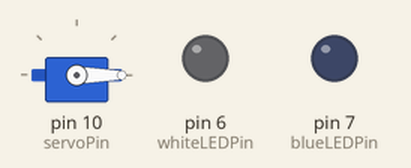
The sketch below on a simulated Arduino Uno, built with avr-gcc and run on an emulated ATmega328P. On the bench: servo, output pins drawn as LEDs (lit = HIGH).

Above: at 0.05 s.
At 0.9 s:
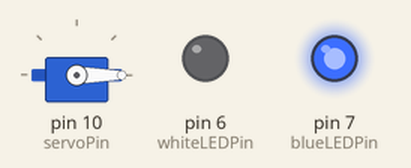
At 1.35 s:
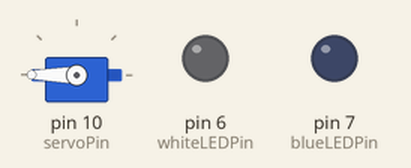
At 1.85 s:
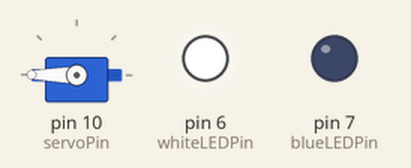
Timing chart, 0 to 4.3 s (numbered marks = the images above):
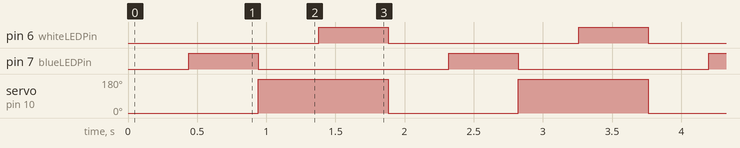

The sketch:

uppg4.ino
```cpp
#include <Servo.h>               // Can't use a servo without the servo lib.

#define servoPin 10              // Save on headaches, and for easily changing pins.
#define blueLEDPin 7
#define whiteLEDPin 6
Servo myServo;                   // Inits a servo object

void setup(){
  myServo.attach(servoPin);      // Just like pinMode(OUTPUT). Also makes the lib know that that is the pin the servo uses.
  myServo.write(90);             // Puts the servo in a staring position.
  pinMode(blueLEDPin, OUTPUT);
  pinMode(whiteLEDPin, OUTPUT);  // These two set the pins of the LEDs to outputs.
}

void loop(){                     // Makes a servo rotate back and forth 180 degrees repeatedtly

  myServo.write(0);              // Tells the servo to rotate to the 0 degree position.
  delay(440);                    // Gives the servo time to rotate.
  digitalWrite(blueLEDPin, HIGH); // Turn the blue LED on.
  delay(500);                     // Pauses the program so the light has time to make itself visible
  digitalWrite(blueLEDPin, LOW); // Turn the blue LED off.

  myServo.write(180);            // Tells the servo to rotate to the 180 degree position.
  delay(440);                    // Gives the servo time to rotate.
  digitalWrite(whiteLEDPin, HIGH); // Turn the white LED on.
  delay(500);                    // Pauses the program so the light has time to make itself visible
  digitalWrite(whiteLEDPin, LOW); // Turn the white LED off before looping
}
```

Measured:
- by itself, pin 6 (whiteLEDPin), pin 7 (blueLEDPin): alternates HIGH for 0.50 s and LOW for 1.4 s
- by itself, servo on pin 10 (servoPin): alternates 180° for 0.94 s and 0° for 0.94 s
